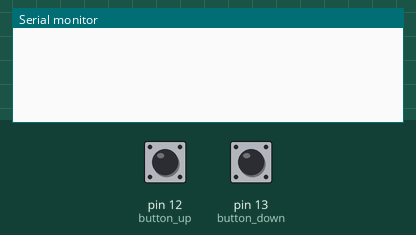
This sketch was run on a simulated Arduino Uno, built with avr-gcc and run on an emulated ATmega328P. On the bench: the last lines printed to the serial monitor. The test bench sets the inputs (shaded band); at power-on: pin 13 (button_down) HIGH, pin 12 (button_up) HIGH.

Above: at 1.2 s.
1.3 s: pin 13 (button_down) pulled LOW for 0.15 s
At 2.2 s:
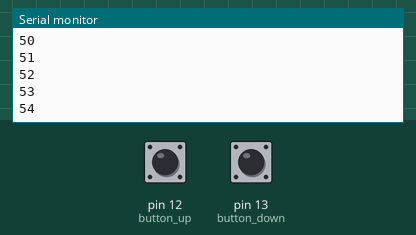
2.9 s: pin 12 (button_up) pulled LOW for 0.15 s
At 3.5 s:
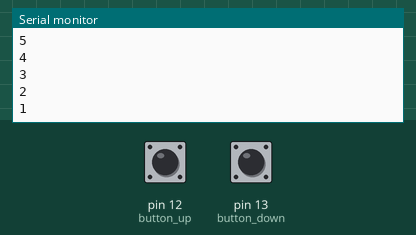
4.5 s: pin 13 (button_down) pulled LOW for 1 s
At 6.0 s:
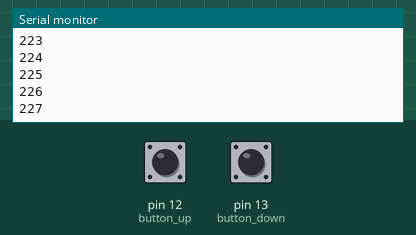
7.0 s: pin 12 (button_up) pulled LOW for 1 s
At 9.1 s:
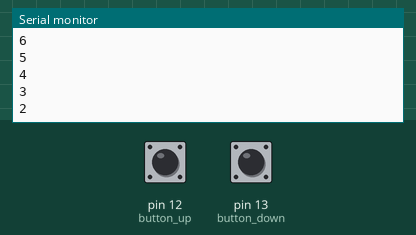
Timing chart, 0 to 10.5 s (numbered marks = the images above; inputs shaded):
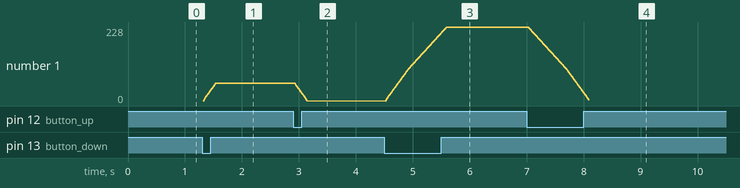

The sketch:

main.ino
```cpp
#include "mode_handeling.h"

unsigned int motor_limit;

void setup()
{
	pinMode(button_up, INPUT_PULLUP);
	pinMode(button_down, INPUT_PULLUP);
	Serial.begin(9600);
}

void loop()
{
  operate_mode(setup_mode(button_up, button_down), button_up, button_down);
}
```

mode_handeling.cpp
```cpp
#include "mode_handeling.h"

// Executes setup mode to adjust and save the lowest point of the window.
// Moves the motor up with the "up" button and down with the "down" button.
// Pressing both buttons together saves the current position and exits setup mode.
// Returns the lowest point of the window as an unsigned integer.
unsigned int setup_mode(const int b_up, const int b_down)
{
        unsigned int    limit = 2000;
        unsigned int    count = 0;

        Bounce button_up = Bounce();
        Bounce button_down = Bounce();

        button_up.attach(b_up);
        button_down.attach(b_down);

        button_up.interval(25);
        button_down.interval(25);

        while(true)
        {
                button_up.update();
                button_down.update();

                if((button_down.read() == LOW) && (button_up.read() == HIGH) && (count < limit))
                {
                        motor_movement(ANTICLOCKWISE);
                        Serial.println(count++);
                }

                if((button_down.read() == HIGH) && (button_up.read() == LOW) && (count > 0))
                {
                        motor_movement(CLOCKWISE);
                        Serial.println(count--);
                }

                if((button_up.read() == LOW) && (button_down.read() == LOW))
                {
                        return(count);
                        break;
                }
        }

}

// Operates the roller blinds in normal mode.
// Moves the motor up with the "up" button (decreases count).
// Moves the motor down with the "down" button (increases count), within the motor limit.
// Runs indefinitely, allowing manual control of the blinds.
void operate_mode(int motor_limit, const int b_up, const int b_down)
{
unsigned int    count = motor_limit;

        Bounce button_up = Bounce();
        Bounce button_down = Bounce();

        button_up.attach(b_up);
        button_down.attach(b_down);

        button_up.interval(25);
        button_down.interval(25);

        while(true)
        {
                button_up.update();
                button_down.update();

                if((button_down.read() == LOW) && (count < motor_limit))
                {
                        motor_movement(ANTICLOCKWISE);
                        Serial.println(count++);
                }

                if((button_up.read() == LOW) && (count > 0))
                {
                        motor_movement(CLOCKWISE);
                        Serial.println(count--);
                }
        }

}
```

mode_handeling.h
```cpp
#ifndef MODE_HANDELING_H
#define MODE_HANDELING_H

#include <Arduino.h>

#include "motor_control.h"
#include <Bounce2.h>

const int button_up = 12;
const int button_down = 13;

unsigned int setup_mode(const int button_up, const int button_down);
void operate_mode(int motor_limit, const int b_up, const int b_down);

#endif
```

motor_control.cpp
```cpp
#include "motor_control.h"

// Moves the motor one step in the specified direction.
// The direction is controlled by the `direction` parameter:
//   - CLOCKWISE (HIGH) rotates the motor clockwise.
//   - ANTICLOCKWISE (LOW) rotates the motor counterclockwise.
// Pulses the STEP_PIN to trigger the motor step, with a 500-microsecond delay between pulses.
void motor_movement(bool direction)
{
	digitalWrite(DIR_PIN, direction);
	digitalWrite(STEP_PIN, HIGH);
	delayMicroseconds(500);
	digitalWrite(STEP_PIN, LOW);
	delayMicroseconds(500);
}
```

motor_control.h
```cpp
#ifndef MOTOR_CONTROL_H
#define MOTOR_CONTROL_H

#include <Arduino.h>

#define STEP_PIN 8
#define DIR_PIN 9

#define CLOCKWISE HIGH
#define ANTICLOCKWISE LOW

void motor_movement(bool direction);

#endif
```

Measured:
- after the input at 1.3 s, the serial monitor: prints a new line at once (image 1)
- after the input at 2.9 s, the serial monitor: prints a new line at once (image 2)
- after the input at 4.5 s, the serial monitor: prints a new line at once (image 3)
- plotted number 1: 1 → 227 after the input at 4.5 s
